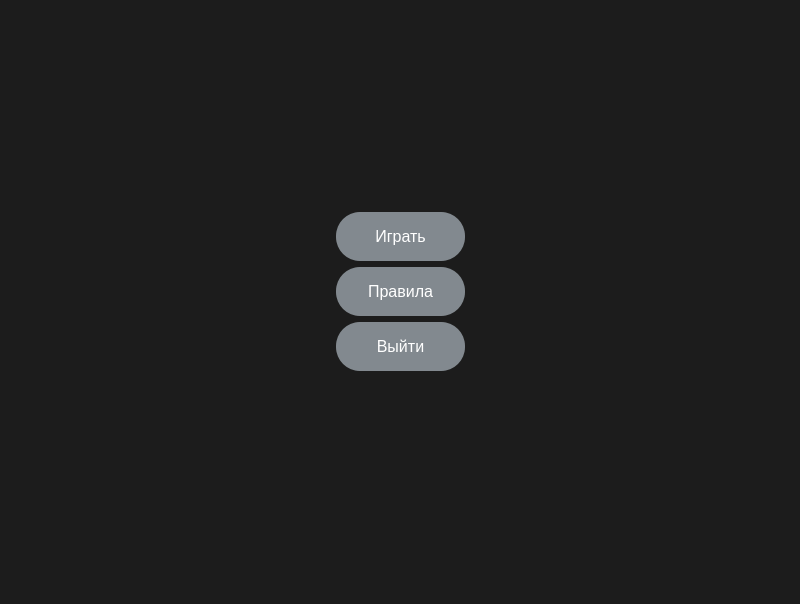
<?xml version="1.0" encoding="UTF-8"?>
<ui version="4.0">
 <class>MainWindow</class>
 <widget class="QMainWindow" name="MainWindow">
  <property name="geometry">
   <rect>
    <x>0</x>
    <y>0</y>
    <width>800</width>
    <height>604</height>
   </rect>
  </property>
  <property name="windowTitle">
   <string>MainWindow</string>
  </property>
  <property name="styleSheet">
   <string notr="true">
background-color: #1c1c1c;


</string>
  </property>
  <widget class="QWidget" name="centralwidget">
   <layout class="QGridLayout" name="gridLayout_2">
    <item row="0" column="1">
     <layout class="QGridLayout" name="gridLayout">
      <item row="1" column="0">
       <spacer name="horizontalSpacer">
        <property name="orientation">
         <enum>Qt::Horizontal</enum>
        </property>
        <property name="sizeHint" stdset="0">
         <size>
          <width>40</width>
          <height>20</height>
         </size>
        </property>
       </spacer>
      </item>
      <item row="1" column="2">
       <spacer name="horizontalSpacer_2">
        <property name="orientation">
         <enum>Qt::Horizontal</enum>
        </property>
        <property name="sizeHint" stdset="0">
         <size>
          <width>40</width>
          <height>20</height>
         </size>
        </property>
       </spacer>
      </item>
      <item row="0" column="1">
       <spacer name="verticalSpacer">
        <property name="orientation">
         <enum>Qt::Vertical</enum>
        </property>
        <property name="sizeHint" stdset="0">
         <size>
          <width>20</width>
          <height>40</height>
         </size>
        </property>
       </spacer>
      </item>
      <item row="2" column="1">
       <spacer name="verticalSpacer_2">
        <property name="orientation">
         <enum>Qt::Vertical</enum>
        </property>
        <property name="sizeHint" stdset="0">
         <size>
          <width>20</width>
          <height>40</height>
         </size>
        </property>
       </spacer>
      </item>
      <item row="1" column="1">
       <layout class="QVBoxLayout" name="verticalLayout">
        <item>
         <widget class="QPushButton" name="btn_start">
          <property name="styleSheet">
           <string notr="true">QPushButton{
background-color: #82898F;
    border: none;
    color: white;
    padding: 15px 32px;
    text-align: center;
    text-decoration: none;
    display: inline-block;
    font-size: 16px;
    border-radius: 24px;
}
QPushButton:hover{
color: white;
background-color:#2D572C;
}

QPushButton:pressed{
color:#2f6a31;
}</string>
          </property>
          <property name="text">
           <string>Играть</string>
          </property>
         </widget>
        </item>
        <item>
         <widget class="QPushButton" name="btn_rules">
          <property name="styleSheet">
           <string notr="true">QPushButton{
background-color: #82898F;
    border: none;
    color: white;
    padding: 15px 32px;
    text-align: center;
    text-decoration: none;
    display: inline-block;
    font-size: 16px;
    border-radius: 24px;
}
QPushButton:hover{
color: white;
background-color:#2D572C;
}

QPushButton:pressed{
color:#2f6a31;
}</string>
          </property>
          <property name="text">
           <string>Правила</string>
          </property>
         </widget>
        </item>
        <item>
         <widget class="QPushButton" name="btn_exit">
          <property name="styleSheet">
           <string notr="true">QPushButton{
background-color: #82898F;
    border: none;
    color: white;
    padding: 15px 32px;
    text-align: center;
    text-decoration: none;
    display: inline-block;
    font-size: 16px;
    border-radius: 24px;
}
QPushButton:hover{
color: white;
background-color:#2D572C;
}

QPushButton:pressed{
color:#2f6a31;
}</string>
          </property>
          <property name="text">
           <string>Выйти</string>
          </property>
         </widget>
        </item>
       </layout>
      </item>
     </layout>
    </item>
   </layout>
  </widget>
  <widget class="QMenuBar" name="menubar">
   <property name="geometry">
    <rect>
     <x>0</x>
     <y>0</y>
     <width>800</width>
     <height>21</height>
    </rect>
   </property>
  </widget>
  <widget class="QStatusBar" name="statusbar"/>
 </widget>
 <resources/>
 <connections/>
</ui>
